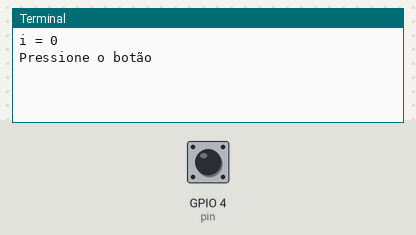
A program run on a simulated Raspberry Pi (BCM pin numbers). Parts: the last lines printed to the terminal. The test bench sets the inputs (shaded band); at power-on: GPIO 4 (pin) HIGH.

Above: at 5.0 s.
5.1 s: GPIO 4 (pin) pulled LOW for 0.15 s
At 5.23 s:
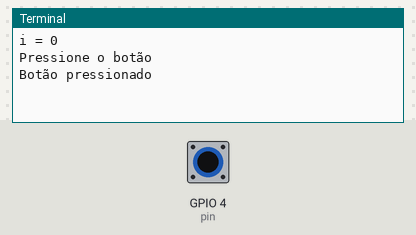
6.7 s: GPIO 4 (pin) pulled LOW for 1 s
At 8.8 s:
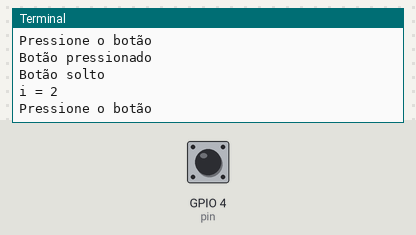
9.2 s: GPIO 4 (pin) pulled LOW for 0.15 s
At 10.7 s:
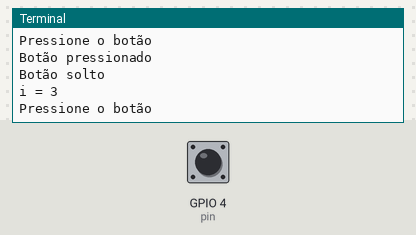
Timing chart, 0 to 12.2 s (numbered marks = the images above; inputs shaded):
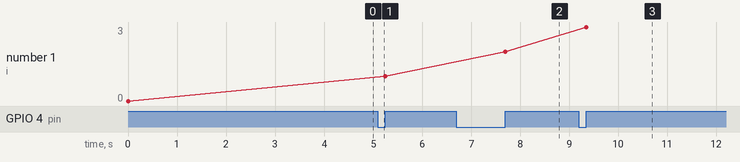

Measured:
- after the input at 5.1 s, the terminal: prints a new line at once (image 1)
- after the input at 6.7 s, the terminal: prints a new line after 1.0 s (image 2)
- after the input at 9.2 s, the terminal: prints a new line after 0.15 s (image 3)
- plotted number 1: 0 → 1 after the input at 5.1 s, 1 → 2 after the input at 6.7 s, 2 → 3 after the input at 9.2 s

The program:

Ex6.py
```python
import RPi.GPIO as gpio

i = 0
pin = 4
gpio.setmode(gpio.BCM)
gpio.setup(pin, gpio.IN, pull_up_down = gpio.PUD_UP)
while i<15:
	print("i = %d" % i)
	print("Pressione o botão")
	while gpio.input(pin) > 0:
		pass
	print("Botão pressionado")
	while gpio.input(pin) == 0:
		pass
	print("Botão solto")
	i += 1
gpio.cleanup()
```
